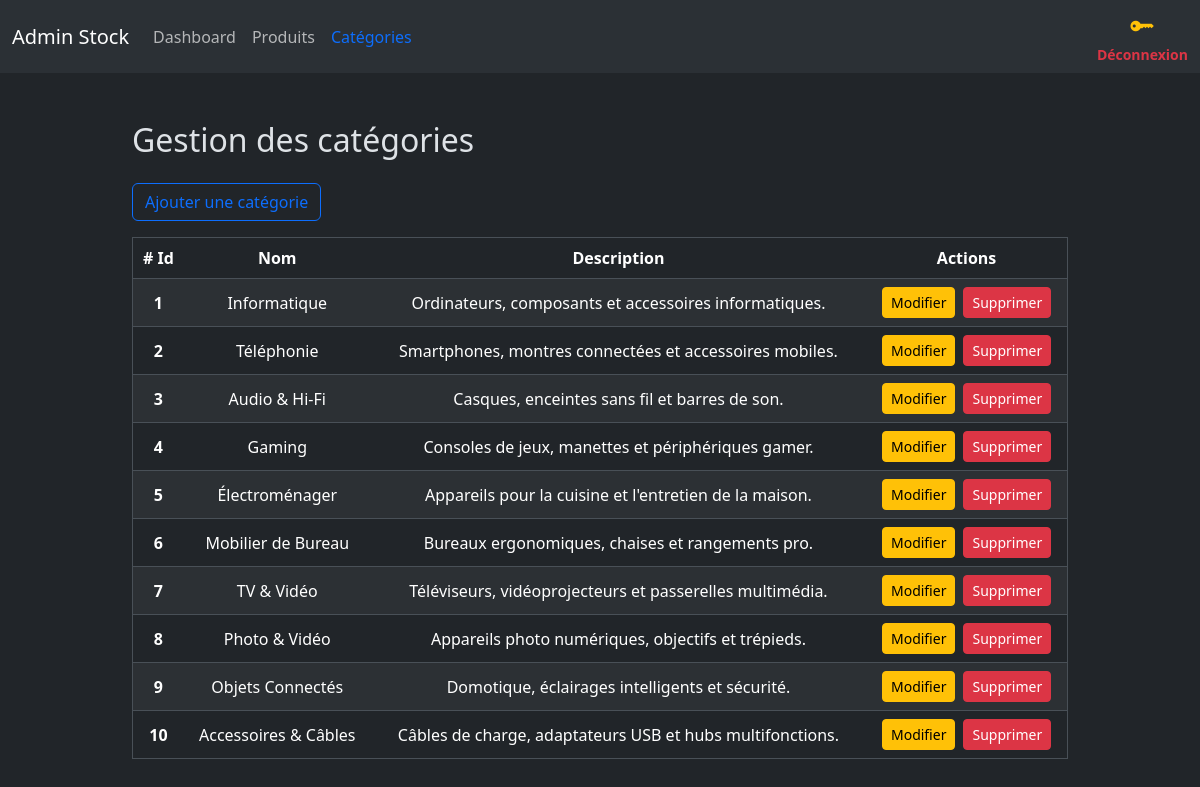
Screenshot of /admin/categories.php (signed in) with the database file from the repository.
### tables this page shows
CREATE TABLE IF NOT EXISTS `categories` (
  `id` int NOT NULL AUTO_INCREMENT,
  `name` varchar(255) NOT NULL,
  `description` text,
  PRIMARY KEY (`id`)
);

### admin/functions.php (called while the page is built, shortened)
<?php
function dbQuery(PDO $pdo, string $sql, array $params = []): PDOStatement
{
    if(empty($params)){
        return $pdo->query($sql);
    }
    $stmt = $pdo->prepare($sql);
    $stmt->execute($params);
    return $stmt;
}
function fetchAll(PDO $pdo, string $sql, array $params = []): array
{
    return dbQuery($pdo, $sql, $params)->fetchAll(PDO::FETCH_ASSOC);
}

### admin/categories.php (the view, shortened to what this page needs)
<?php
    require_once "../config/connexion.php";
    require "functions.php";
?>
<!DOCTYPE html>
<html lang="fr" data-bs-theme="dark">
<?php include("partials/head.php"); ?>
<body>
    <?php include("partials/nav.php"); ?>
    <div class="container-fluid py-5 mx-auto" style="width: 80vw;">
        <h2>Gestion des catégories</h2>
        <?php
            $categories = fetchAll($bdd, "SELECT * FROM categories ORDER BY id ASC");
        ?>
        <a href="addCategory.php" class="btn btn-outline-primary my-3">Ajouter une catégorie</a>
        <div class="table-responsive">
            <table class="table table-hover table-striped align-middle text-center w-100 border">
                <thead>
                    <tr>
                        <th scope="col"># Id</th>
                        <th scope="col">Nom</th>
                        <th scope="col">Description</th>
                        <th scope="col">Actions</th>
                    </tr>
                </thead>
                <tbody>
                    <?php foreach ($categories as $category) : ?>
                        <tr>
                            <th scope="row"><?= $category['id'] ?></th>
                            <td><?= htmlspecialchars($category['name']) ?></td>
                            <td><?= htmlspecialchars($category['description']) ?></td>
                            <td>
                                <div class="d-flex justify-content-center gap-2">
                                    <a href="updateCategory.php?id=<?= urlencode($category['id']) ?>" class="btn btn-warning btn-sm">
                                        Modifier
                                    </a>
                                    <button type="button" class="btn btn-danger btn-sm" data-bs-toggle="modal" data-bs-target="#exampleModal<?= $category['id'] ?>">
                                        Supprimer
                                    </button>
                                </div>
                            </td>
                        </tr>
                    <?php endforeach; ?>
                </tbody>
            </table>
        </div>
    </div>
</body>
</html>

### rows the page displays
categories: id "1", name "Informatique", description "Ordinateurs, composants et accessoires informatiques."
categories: id "2", name "Téléphonie", description "Smartphones, montres connectées et accessoires mobiles."
categories: id "3", name "Audio & Hi-Fi", description "Casques, enceintes sans fil et barres de son."
categories: id "4", name "Gaming", description "Consoles de jeux, manettes et périphériques gamer."
categories: id "5", name "Électroménager", description "Appareils pour la cuisine et l'entretien de la maison."
categories: id "6", name "Mobilier de Bureau", description "Bureaux ergonomiques, chaises et rangements pro."
categories: id "7", name "TV & Vidéo", description "Téléviseurs, vidéoprojecteurs et passerelles multimédia."
categories: id "8", name "Photo & Vidéo", description "Appareils photo numériques, objectifs et trépieds."
categories: id "9", name "Objets Connectés", description "Domotique, éclairages intelligents et sécurité."
categories: id "10", name "Accessoires & Câbles", description "Câbles de charge, adaptateurs USB et hubs multifonctions."
